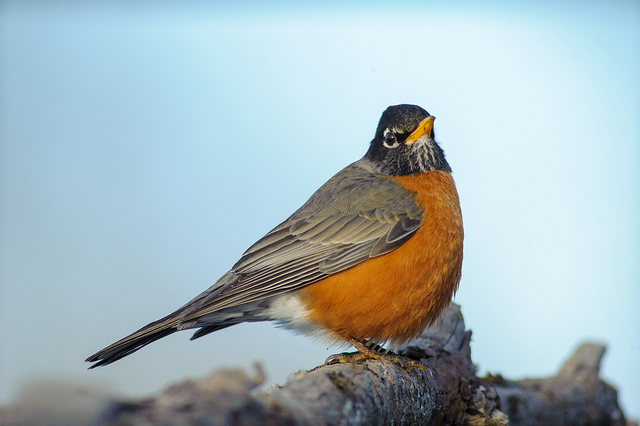
#> input picture images/bird.jpg, 640 x 426 px
$ python 1_simple_thresholding.py --image ../images/bird.jpg
#> lines starting #> are read from the running program, lines starting #| are printed output that depends on the picture; after the words box and inside, x2 and y2 are one past the last pixel; in counts of white or black regions, pixels touching at a corner belong together
import numpy as np
import argparse
import cv2

ap = argparse.ArgumentParser()
ap.add_argument("-i", "--image", required=True, help='Path to the image')
args = vars(ap.parse_args())

image = cv2.imread(args['image'])
#> image is the input picture: shape (426, 640, 3); mean B, G, R 188.8, 183.9, 166.6
image = cv2.cvtColor(image, cv2.COLOR_BGR2GRAY)
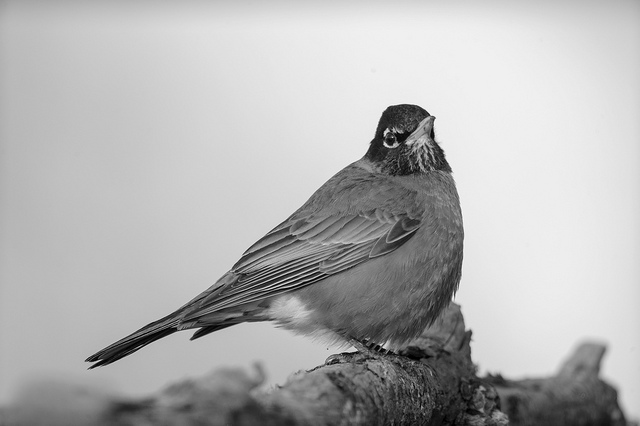
#> image: shape (426, 640); min 0, max 250, mean 179.3
blurred = cv2.GaussianBlur(image, (5, 5), 0)
cv2.imshow("Original", image)

(T, thresh) = cv2.threshold(blurred, 200, 255, cv2.THRESH_BINARY_INV)
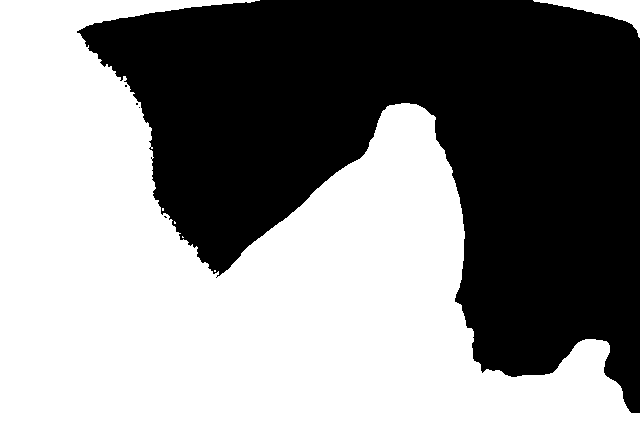
#> thresh: shape (426, 640); 53.6% white; 5 black regions (4 under 20 px), largest, box (x1, y1, x2, y2) and area: (77, 0, 640, 413) 126545
cv2.imshow("Threshold", thresh)

detect_coins = cv2.bitwise_and(image, image, mask=thresh)
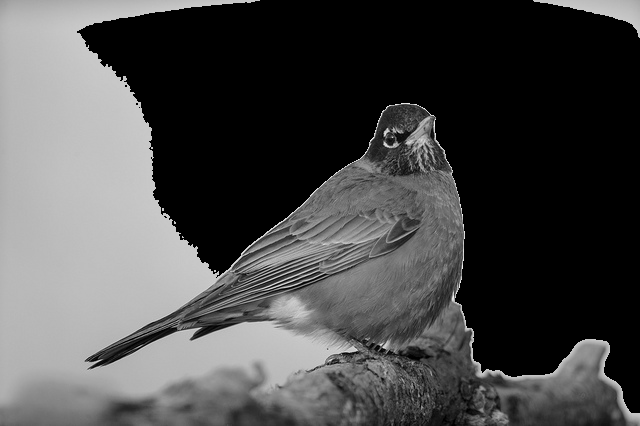
#> detect_coins: shape (426, 640); min 0, max 248, mean 74.9
cv2.imshow("Coins", detect_coins)

cv2.waitKey(0)

$ run again, on images/beach.png
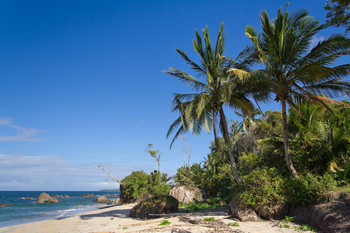
#> input picture images/beach.png, 350 x 233 px
#> image is the input picture: shape (233, 350, 3); mean B, G, R 136, 110.4, 78.6
#> image: shape (233, 350)
#> `blurred = cv2.GaussianBlur(image, (5, 5), 0)`:
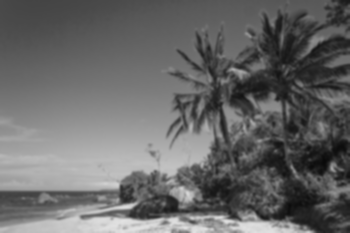
#> blurred: shape (233, 350); min 9, max 226, mean 103.8
#> `(T, thresh) = cv2.threshold(blurred, 200, 255, cv2.THRESH_BINARY_INV)`:
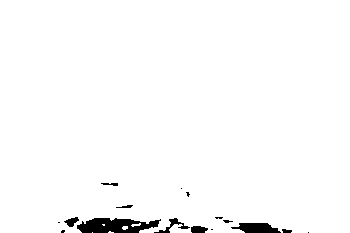
#> thresh: shape (233, 350); 97.9% white; 16 black regions (8 under 20 px), largest, box (x1, y1, x2, y2) and area: (77, 218, 161, 233) 883, (231, 223, 281, 233) 355, (154, 218, 190, 233) 138

$ run again, on images/coins.png
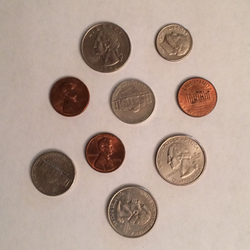
#> input picture images/coins.png, 250 x 250 px
#> image is the input picture: shape (250, 250, 3); mean B, G, R 147.7, 159.9, 180.7
#> image: shape (250, 250)
#> `(T, thresh) = cv2.threshold(blurred, 200, 255, cv2.THRESH_BINARY_INV)`:
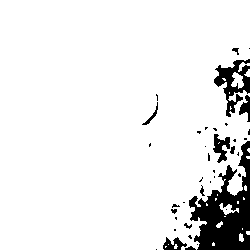
#> thresh: shape (250, 250); 91.8% white; 38 black regions (26 under 20 px), largest, box (x1, y1, x2, y2) and area: (189, 141, 250, 250) 3312, (214, 59, 250, 117) 855, (213, 134, 230, 163) 263
#> `detect_coins = cv2.bitwise_and(image, image, mask=thresh)`:
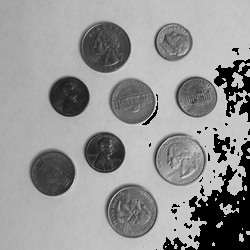
#> detect_coins: shape (250, 250); min 0, max 227, mean 148.1
